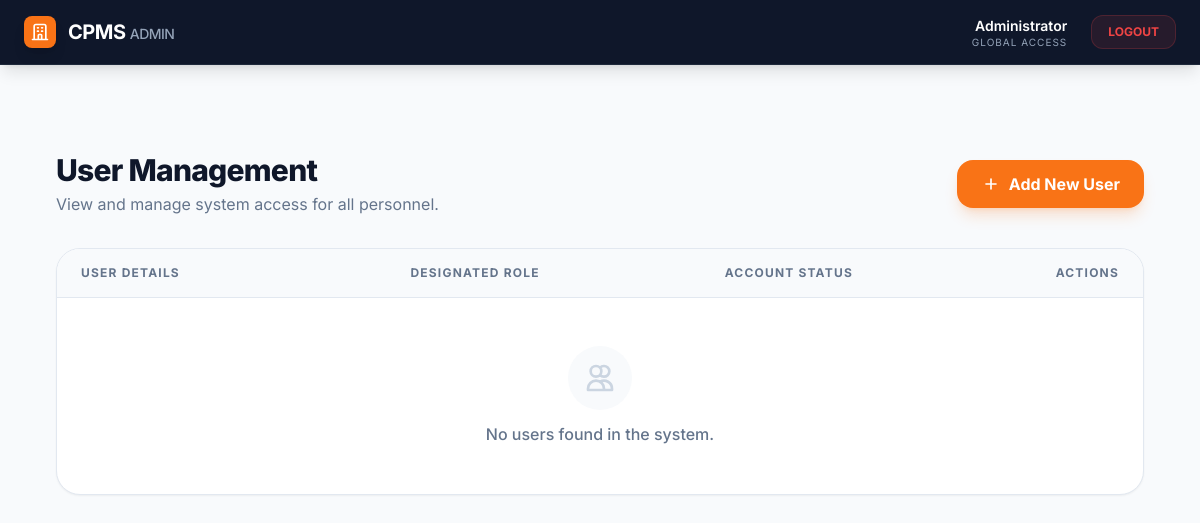
Page /dashboard/admin/users/ (signed in) on the earlier database version.
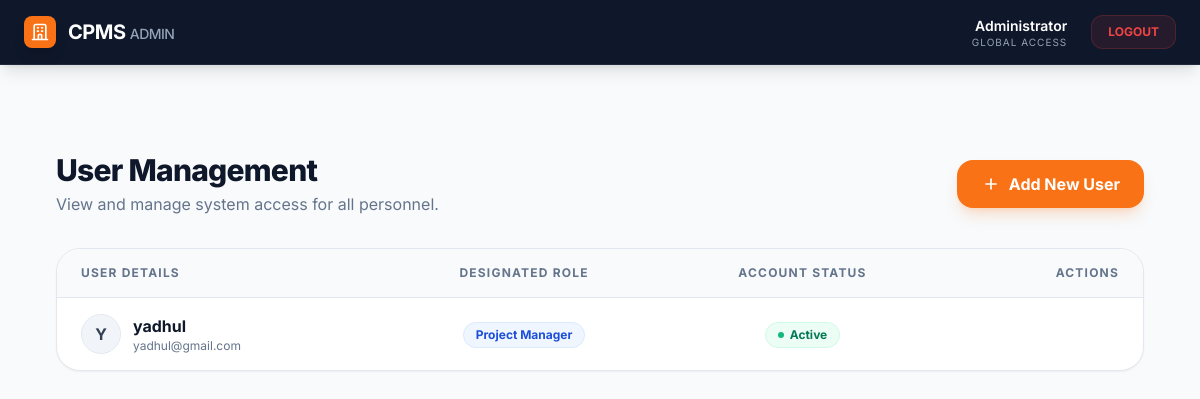
Same page on the later database version.
### accounts/models.py (models this page shows)
class User(AbstractUser):
    role = models.ForeignKey(
        Role,
        on_delete=models.PROTECT,
        null=True,
        blank=True
    )
    created_by = models.ForeignKey(
        'self',
        null=True,
        blank=True,
        on_delete=models.SET_NULL,
        related_name='created_users'
    )
    created_at = models.DateTimeField(auto_now_add=True)

class Role(models.Model):
    name = models.CharField(max_length=20, unique=True)
    def __str__(self):
        return self.name

### dashboard/views.py (the view)
# urls.py: path('admin/users/', views.user_list, name='admin_user_list'),
@login_required
@user_passes_test(is_admin)
def user_list(request):
    users = User.objects.exclude(id=request.user.id)
    return render(request, 'dashboard/admin/user_list.html', {'users': users})

### dashboard/views.py (called while the page is built)
def is_admin(user):
    return user.role and user.role.name == 'Admin'

### dashboard/templates/dashboard/admin/user_list.html (shortened to what this page needs)
{% extends "dashboard/admin/dashboard.html" %}
{% load static %}
{% block content %}
<main class="max-w-7xl mx-auto py-10 px-4 sm:px-6 lg:px-8">
    <div class="flex flex-col md:flex-row md:items-center justify-between gap-4 mb-8">
        <div>
            <h2 class="text-3xl font-extrabold text-slate-900 tracking-tight">User Management</h2>
            <p class="text-slate-500 mt-1">View and manage system access for all personnel.</p>
        </div>
        <a href="{% url 'admin_user_add' %}"
           class="inline-flex items-center justify-center gap-2 bg-orange-500 hover:bg-orange-600 text-white px-6 py-3 rounded-2xl font-bold shadow-lg shadow-orange-500/20 transition-all transform active:scale-[0.98]">
            <svg class="w-5 h-5" fill="none" stroke="currentColor" viewBox="0 0 24 24">
                <path stroke-linecap="round" stroke-linejoin="round" stroke-width="2" d="M12 6v6m0 0v6m0-6h6m-6 0H6"></path>
            </svg>
            Add New User
        </a>
    </div>
    <div class="bg-white rounded-3xl shadow-sm border border-slate-200 overflow-hidden">
        <div class="overflow-x-auto">
            <table class="w-full text-left border-collapse">
                <thead>
                    <tr class="bg-slate-50 border-b border-slate-200">
                        <th class="px-6 py-4 text-xs font-bold text-slate-500 uppercase tracking-widest">User Details</th>
                        <th class="px-6 py-4 text-xs font-bold text-slate-500 uppercase tracking-widest text-center">Designated Role</th>
                        <th class="px-6 py-4 text-xs font-bold text-slate-500 uppercase tracking-widest text-center">Account Status</th>
                        <th class="px-6 py-4 text-xs font-bold text-slate-500 uppercase tracking-widest text-right">Actions</th>
                    </tr>
                </thead>
                <tbody class="divide-y divide-slate-100">
                    {% for user in users %}
                    <tr class="hover:bg-slate-50/80 transition-colors group">
                        <td class="px-6 py-4">
                            <div class="flex items-center gap-3">
                                <div class="w-10 h-10 rounded-full bg-slate-100 flex items-center justify-center text-slate-700 font-bold border border-slate-200 uppercase">
                                    {{ user.username|slice:":1" }}
                                </div>
                                <div>
                                    <p class="font-bold text-slate-900">{{ user.username }}</p>
                                    <p class="text-xs text-slate-500">{{ user.email|default:"No email provided" }}</p>
                                </div>
                            </div>
                        </td>
                        <td class="px-6 py-4 text-center">
                            <span class="inline-flex items-center px-3 py-1 rounded-full text-xs font-bold bg-blue-50 text-blue-700 border border-blue-100">
                                {{ user.role }}
                            </span>
                        </td>
                        <td class="px-6 py-4 text-center">
                            {% if user.is_active %}
                                <span class="inline-flex items-center gap-1.5 px-3 py-1 rounded-full text-xs font-bold bg-emerald-50 text-emerald-700 border border-emerald-100">
                                    <span class="w-1.5 h-1.5 rounded-full bg-emerald-500 animate-pulse"></span>
                                    Active
                                </span>
                            {% else %}
                                <span class="inline-flex items-center gap-1.5 px-3 py-1 rounded-full text-xs font-bold bg-slate-100 text-slate-500 border border-slate-200">
                                    <span class="w-1.5 h-1.5 rounded-full bg-slate-400"></span>
                                    Inactive
                                </span>
                            {% endif %}
                        </td>
                        <td class="px-6 py-4 text-right">
                        </td>
                    </tr>
                    {% empty %}
                    <tr>
                        <td colspan="4" class="px-6 py-12 text-center">
                            <div class="flex flex-col items-center">
                                <div class="p-4 bg-slate-50 rounded-full mb-3">
                                    <svg class="w-8 h-8 text-slate-300" fill="none" stroke="currentColor" viewBox="0 0 24 24"><path stroke-linecap="round" stroke-linejoin="round" stroke-width="2" d="M12 4.354a4 4 0 110 5.292M15 21H3v-1a6 6 0 0112 0v1zm0 0h6v-1a6 6 0 00-9-5.197M13 7a4 4 0 11-8 0 4 4 0 018 0z"></path></svg>
                                </div>
                                <p class="text-slate-500 font-medium">No users found in the system.</p>
                            </div>
                        </td>
                    </tr>
                    {% endfor %}
                </tbody>
            </table>
        </div>
    </div>
</main>
{% endblock %}

### dashboard/templates/dashboard/admin/dashboard.html (shortened to what this page needs)
{% load static %}
<!DOCTYPE html>
<html lang="en">
<head>
    <script src="https://cdn.tailwindcss.com"></script>
</head>
<body class="bg-slate-50 min-h-screen pt-16">
    <nav class="fixed top-0 left-0 right-0 bg-slate-900 text-white z-50 border-b border-slate-800 shadow-lg">
        <div class="max-w-7xl mx-auto px-6 h-16 flex justify-between items-center">
            <div class="flex items-center gap-3">
                <a href="{% url 'admin_dashboard' %}" class="flex items-center gap-3 group">
                    <div
                        class="w-8 h-8 bg-orange-500 rounded-lg flex items-center justify-center shadow-lg group-hover:bg-orange-600 transition-colors">
                        <svg class="w-5 h-5 text-white" fill="none" stroke="currentColor" viewBox="0 0 24 24">
                            <path stroke-linecap="round" stroke-linejoin="round" stroke-width="2"
                                d="M19 21V5a2 2 0 00-2-2H7a2 2 0 00-2 2v16m14 0h2m-2 0h-5m-9 0H3m2 0h5M9 7h1m-1 4h1m4-4h1m-1 4h1m-5 10v-5a1 1 0 011-1h2a1 1 0 011 1v5m-4 0h4">
                            </path>
                        </svg>
                    </div>
                    <h1 class="text-xl font-bold tracking-tight text-white">
                        CPMS <span
                            class="text-slate-400 font-medium text-sm group-hover:text-slate-300 transition-colors">ADMIN</span>
                    </h1>
                </a>
            </div>
            <div class="flex items-center gap-4">
                <div class="hidden sm:flex flex-col items-end leading-tight mr-2">
                    <span class="text-sm font-semibold">Administrator</span>
                    <span class="text-[10px] text-slate-400 uppercase tracking-widest">Global Access</span>
                </div>
                <a href="{% url 'logout' %}"
                    class="bg-red-500/10 hover:bg-red-500 text-red-500 hover:text-white px-4 py-2 rounded-xl text-xs font-bold transition-all border border-red-500/20">
                    LOGOUT
                </a>
            </div>
        </div>
    </nav>
    <main class="max-w-7xl mx-auto py-12 px-6">
        {% block content %}{% endblock %}
    </main>
</body>
</html>

### dashboard/templates/dashboard/admin/dashboard.html (style rules this page uses)
body { font-family: 'Inter', sans-serif; }

Differences in the rows shown:
added User: username "Y", username "yadhul", email "yadhul@gmail.com", role "Project Manager", is_active True (drawn)
Other differences:
text no longer shown: "No users found in the system."
